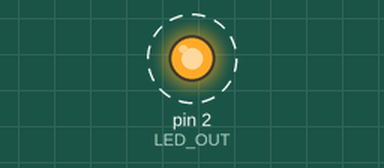
Recording of a sketch running on a simulated Arduino Uno, built with avr-gcc and run on an emulated ATmega328P. Shown: output pins drawn as LEDs (lit = HIGH). Dashed ring = blinking.

Above: at 0.5 s.
Timing chart, 0 to 4.6 s (numbered marks = the images above):
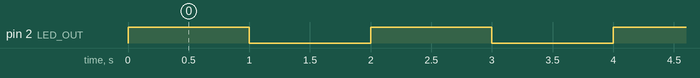

Measured:
- by itself, pin 2 (LED_OUT): alternates HIGH for 1.0 s and LOW for 1.0 s

The sketch:

blinky.ino
```cpp
// LED on LoLin NodeMCU v3 is GPIO2
// https://arduino.stackexchange.com/questions/38477/does-the-node-mcu-v3-lolin-not-have-a-builtin-led
#define LED_OUT 2

void setup() {
  pinMode(LED_OUT, OUTPUT);
}

void loop() {
  digitalWrite(LED_OUT, HIGH);
  delay(1000);
  digitalWrite(LED_OUT, LOW);
  delay(1000);
}
```
